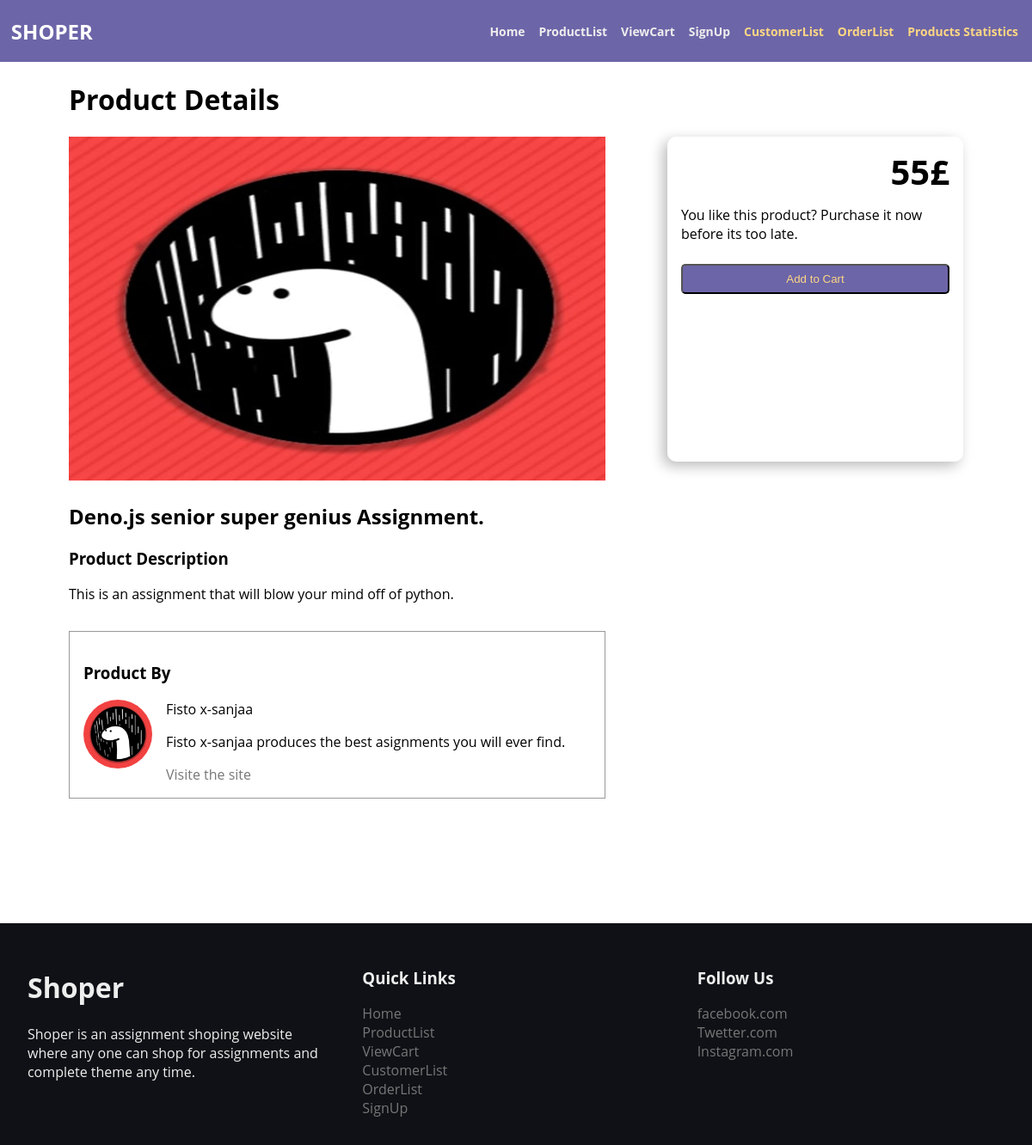
Screenshot of /ViewProduct.php?ProductID=2 with the database file from the repository.
### tables this page shows
CREATE TABLE `products` (
  `id` int(11) NOT NULL,
  `name` text NOT NULL,
  `description` mediumtext NOT NULL,
  `image` text NOT NULL,
  `created_on` datetime NOT NULL DEFAULT current_timestamp(),
  `quantity` int(10) UNSIGNED NOT NULL DEFAULT 1,
  `price` int(10) UNSIGNED NOT NULL,
  `brands_id` int(11) NOT NULL
);

CREATE TABLE `brands` (
  `id` int(11) NOT NULL,
  `name` varchar(255) NOT NULL,
  `description` text NOT NULL,
  `logo` text NOT NULL,
  `link` text NOT NULL
);

### ViewProduct.php (the view, shortened to what this page needs)
<!doctype html>
<html>
<head>
    <link rel="stylesheet" type="text/css" href="shopstyle.css" />
</head>
<body>
    <?php include "./includes/nav.php"; ?>
    <div class="main">
        <h1>Product Details</h1>
        <div class="detail-container">
            <?php
            $productID = $_GET['ProductID'];
            $dbh = connectToDatabase();
            $statement = $dbh->prepare('
                SELECT p.id, p.name as name, p.image, p.price, p.description,
                b.name as brand_name, b.description as brand_description, b.logo as brand_logo , b.link as brand_link
                FROM products AS p
                JOIN brands AS b ON b.id = p.brands_id
                WHERE p.id=?
            ');
            $statement->bindValue(1, $productID);
            $statement->execute();
            ?>
            <?php
            if ($row = $statement->fetch(PDO::FETCH_ASSOC)) { ?>
                <div class="product-detail-block">
                    <img src="./images/products/<?php echo $row['image'] ?>" alt="">
                    <div class="product-details">
                        <h2 class="brand"><?php echo $row['name'] ?></h2>
                        <h3>Product Description</h3>
                        <p class="description"><?php echo $row['description'] ?></p>
                        <div class="brand-block">
                            <h3>Product By</h3>
                            <div class="brand-wrapper">
                                <img class="brand-logo" src="./images/brands/<?php echo $row['brand_logo'] ?>" alt="">
                                <div>
                                    <span class="brand-name"><?php echo $row['brand_name'] ?></span>
                                    <p class="brand-description">
                                        <?php echo $row['brand_description'] ?>
                                    </p>
                                    <a href="<?php echo $row['brand_link'] ?>">Visite the site</a>
                                </div>
                            </div>
                        </div>
                    </div>
                </div>
                <div class="product-purchase-block">
                    <strong class="price"><?php echo $row['price'] ?>£</strong>
                    <p>You like this product? Purchase it now before its too late.</p>
                    <form action="./AddToCart.php?ProductID=<?php echo $row['id'] ?>" method="post">
                        <?php
                        $products_list = isset($_COOKIE['ShoppingCart']) ? $_COOKIE['ShoppingCart'] : "";
                        if (!in_array($row['id'], explode(",", $products_list))) { ?>
                            <button type="submit" class="view-btn" name="BuyButton">Add to Cart</button>
                        <?php } else {
                            echo '<strong>This product is already in your cart.</strong>';
                        } ?>
                    </form>
                </div>
            <?php } ?>
        </div>
    </div>
    <?php include "./includes/footer.php"; ?>
</body>
</html>

### shopstyle.css (style rules this page uses)
:root { font-family: "open sans", "sans serif"; }
html, body { margin: 0; padding: 0; box-sizing: border-box; }
input, button { width: 100%; box-sizing: border-box; -webkit-box-sizing: border-box; -moz-box-sizing: border-box; }
a { text-decoration: none; color: #777; }
.main { padding: 73px 5rem; margin-bottom: 4.5rem; min-height: calc(100vh - 226px - 73px); }
.view-btn { padding: .5rem; margin-top: .5rem; display: flex; justify-content: center; align-items: center; color: #FED783; background-color: #6C65A8; border-radius: 5px; transition: all .25s ease-in-out; }
input.view-btn, button.view-btn { width: 100%; cursor: pointer; }
.detail-container { display: flex; justify-content: space-between; }
.product-detail-block { width: 60%; }
.product-detail-block>img { width: 100%; height: 400px; }
.brand-block { border: 1px solid #999; padding: 1rem; margin-top: 2rem; }
.brand-block .brand-wrapper { display: flex; }
.brand-block .brand-wrapper>div { padding-left: 1rem; }
.brand-block .brand-logo { border-radius: 50%; height: 80px; height: 80px; }
.product-purchase-block { width: 30%; box-shadow: -5px 5px 16px #bbb; padding: 4rem 1rem; display: flex; flex-direction: column; position: relative; border-radius: 10px; height: 250px; }
.product-purchase-block .price { position: absolute; top: .8rem; right: 1rem; font-size: 2.5rem; }

### rows the page displays
products: image (picture), name "Deno.js senior super genius Assignment.", description "This is an assignment that will blow your mind off of python.", brands.logo (picture), brands.name "Fisto x-sanjaa", brands.description "Fisto x-sanjaa produces the best asignments you will ever find.", price "55"
